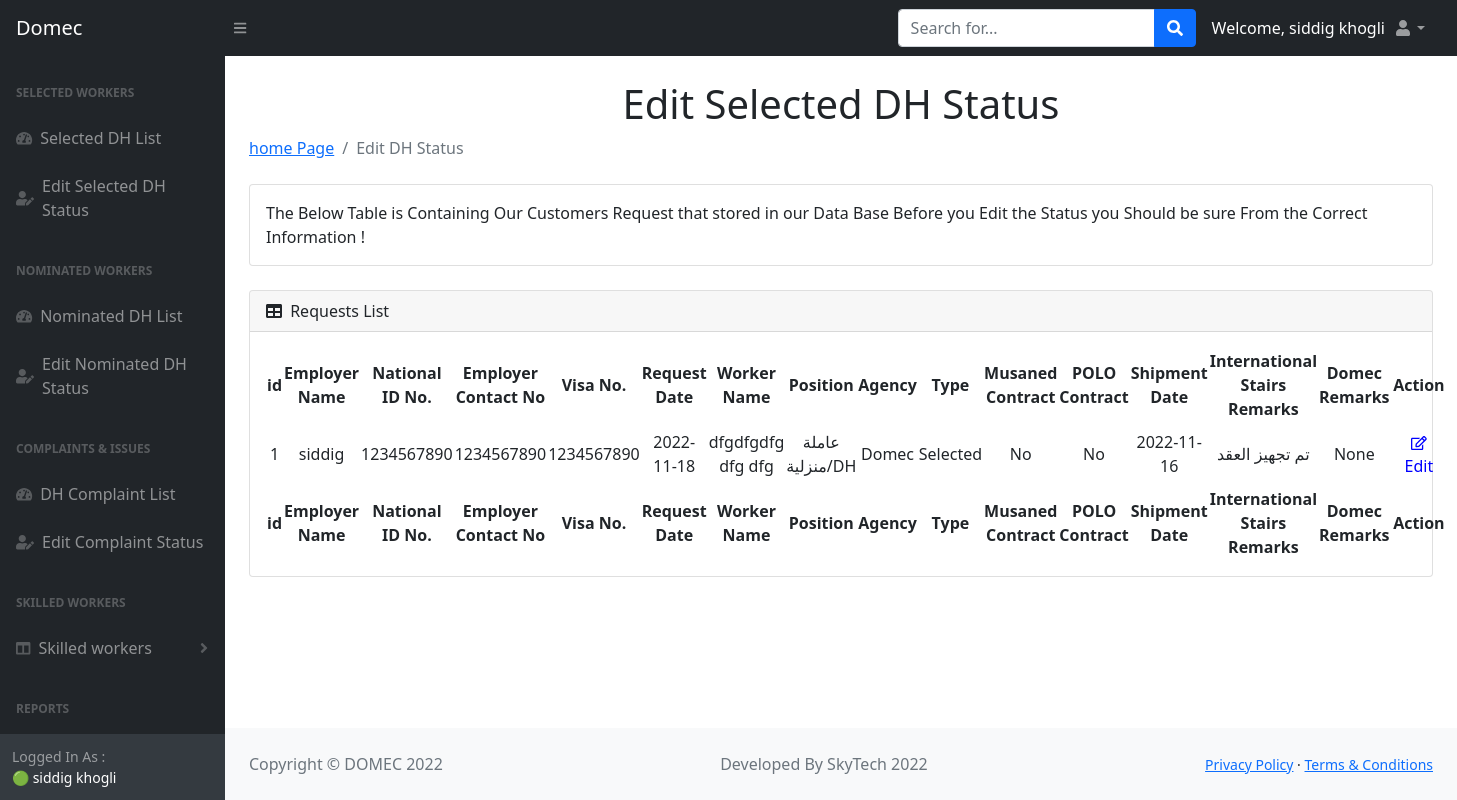
The page /domec_list (signed in) on the database as committed earlier.
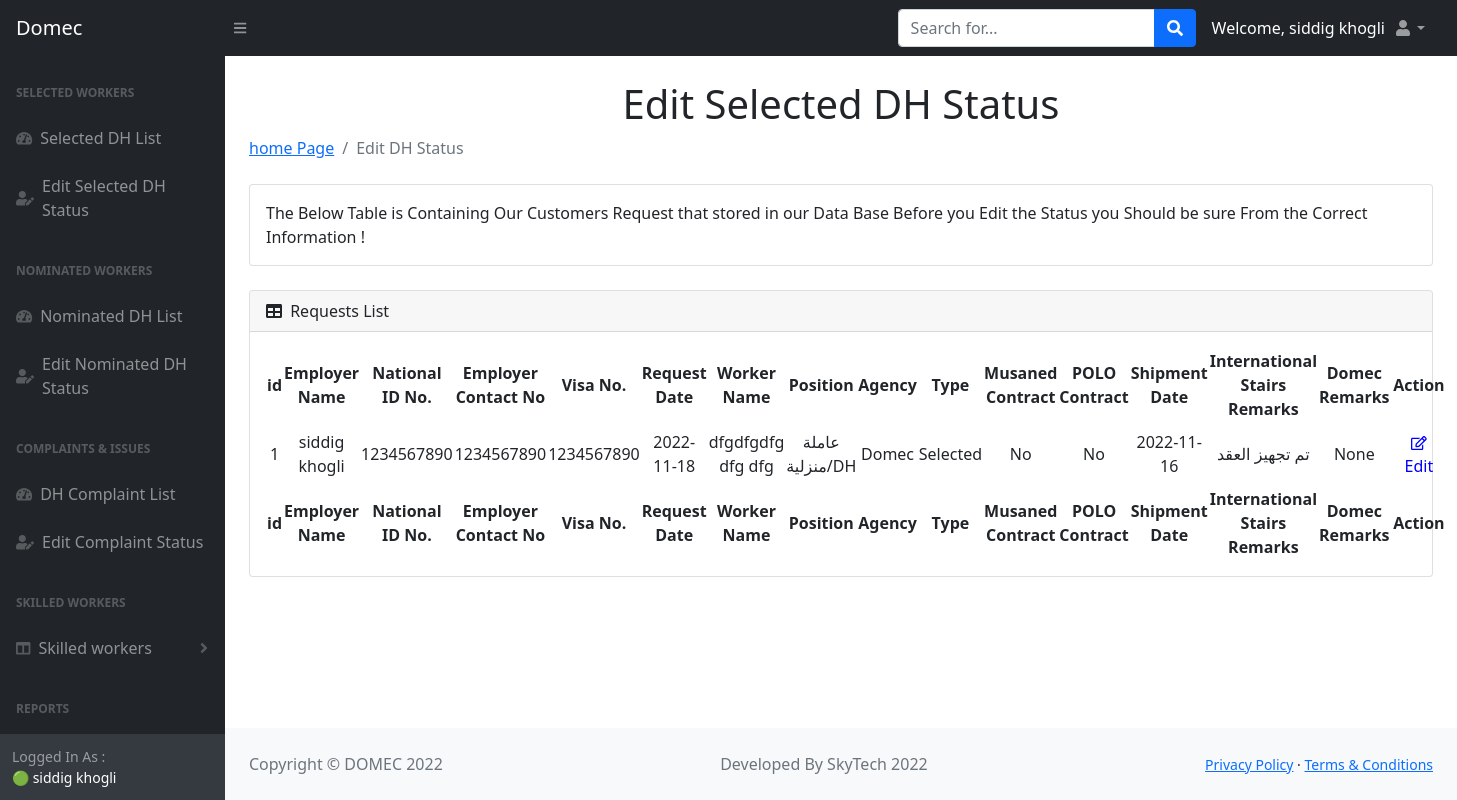
The same page on the database as committed later.
### main.py (models this page shows)
class Users(db.Model):
    __tablename__ = "users1"
    id = db.Column(db.Integer, primary_key=True)
    name = db.Column(db.String(250), nullable=False)
    nid_or_iqama = db.Column(db.BIGINT, nullable=False)
    contact_No = db.Column(db.BIGINT, nullable=False)
    visa = db.Column(db.BIGINT, nullable=False)
    request_date = db.Column(db.Date, nullable=False)
    worker_name = db.Column(db.String(250), nullable=False)
    type = db.Column(db.String(250), nullable=False)
    agency = db.Column(db.String(250), nullable=False)
    selected_or_recommended = db.Column(db.String(250), nullable=False)
    musaned = db.Column(db.String(250), nullable=False)
    embassy_contract = db.Column(db.String(250), nullable=False)
    shipment_date = db.Column(db.Date, nullable=False)
    deployment_date = db.Column(db.String(500), nullable=True)  # Salalim Remarks
    status = db.Column(db.String(1000), nullable=True)

### main.py (the view)
@app.route("/domec_list")
def domec_users_list():
    added_users = Users.query.all()
    return render_template("domec_list.html", users=added_users, name=current_user.name)

### main.py (called while the page is built)
@login_manager.user_loader
def load_user(user_id):
    return User.query.get(int(user_id))

### templates/domec_list.html (shortened to what the changed rows need)
<!DOCTYPE html>
<html lang="en">
    <head>
        <link href="https://cdn.jsdelivr.net/npm/simple-datatables@latest/dist/style.css" rel="stylesheet" />
        <link href="static/css/styles.css" rel="stylesheet" />
    </head>
    <body class="sb-nav-fixed">
      <div id="layoutSidenav">
            <div id="layoutSidenav_content">
                <main>
                    <div class="container-fluid px-4">
                        <h1 class="mt-4" style="text-align:center"> Edit Selected DH Status</h1>
                        <div class="card mb-4">
                            <div class="card-body">
                                <table id="datatablesSimple">
                                    <thead>
                                        <tr>
                                            <th style="text-align:center;">id</th>
                                            <th style="text-align:center;">Employer Name</th>
                                            <th style="text-align:center;">National ID No.</th>
                                            <th style="text-align:center;">Employer Contact No</th>
                                            <th style="text-align:center;">Visa No.</th>
                                            <th style="text-align:center;">Request Date</th>
                                            <th style="text-align:center;">Worker Name</th>
                                            <th style="text-align:center;">Position</th>
                                            <th style="text-align:center;">Agency</th>
                                            <th style="text-align:center;">Type</th>
                                            <th style="text-align:center;">Musaned Contract</th>
                                            <th style="text-align:center;">POLO Contract</th>
                                            <th style="text-align:center;">Shipment Date</th>
                                            <th style="text-align:center;">International Stairs Remarks</th>
                                            <th style="text-align:center;">Domec Remarks</th>
                                            <th style="text-align:center;">Action</th>
                                        </tr>
                                    </thead>
                                    <tfoot>
                                        <tr>
                                            <th style="text-align:center;">id</th>
                                            <th style="text-align:center;">Employer Name</th>
                                            <th style="text-align:center;">National ID No.</th>
                                            <th style="text-align:center;">Employer Contact No</th>
                                            <th style="text-align:center;">Visa No.</th>
                                            <th style="text-align:center;">Request Date</th>
                                            <th style="text-align:center;">Worker Name</th>
                                            <th style="text-align:center;">Position</th>
                                            <th style="text-align:center;">Agency</th>
                                            <th style="text-align:center;">Type</th>
                                            <th style="text-align:center;">Musaned Contract</th>
                                            <th style="text-align:center;">POLO Contract</th>
                                            <th style="text-align:center;">Shipment Date</th>
                                            <th style="text-align:center;">International Stairs Remarks</th>
                                            <th style="text-align:center;">Domec Remarks</th>
                                            <th style="text-align:center;">Action</th>
                                    </tfoot>
                                    <tbody>
                                    {% for user in users %}
                                    {% if user.agency == "Domec" %}
                                        <tr>
                                              <td style="text-align:center;">{{user.id}}</td>
                                              <td style="text-align:center;">{{user.name}}</td>
                                              <td style="text-align:center;">{{user.nid_or_iqama}}</td>
                                              <td style="text-align:center;">{{user.contact_No}}</td>
                                              <td style="text-align:center;">{{user.visa}}</td>
                                              <td style="text-align:center;">{{user.request_date}}</td>
                                              <td style="text-align:center;">{{user.worker_name}}</td>
                                              <td style="text-align:center;">{{user.type}}</td>
                                              <td style="text-align:center;">{{user.agency}}</td>
                                              <td style="text-align:center;">{{user.selected_or_recommended}}</td>
                                               <td style="text-align:center;">{{user.musaned}}  </td>
                                               <td style="text-align:center;">{{user.embassy_contract}}</td>
                                               <td style="text-align:center;">{{user.shipment_date}}</td>
                                              <td style="text-align:center;">{{user.deployment_date}}</td>
                                              <td style="text-align:center;">{{user.status}}</td>
                                            <td> <a href="{{url_for('domec_edit',id=user.id)}}" class="btn" style="color:blue"> <i class="far fa-edit fa-sm" ></i> Edit</a>
                                        </tr>
                                    {% endif %}
                                {%endfor%}
                                    </tbody>
                                </table>
                            </div>
                        </div>
                    </div>
                </main>
            </div>
        </div>
    </body>
</html>

Rows that differ between the two databases and show on the page:
changed Users "dfgdfgdfg dfg dfg": name "siddig" → "siddig khogli"
